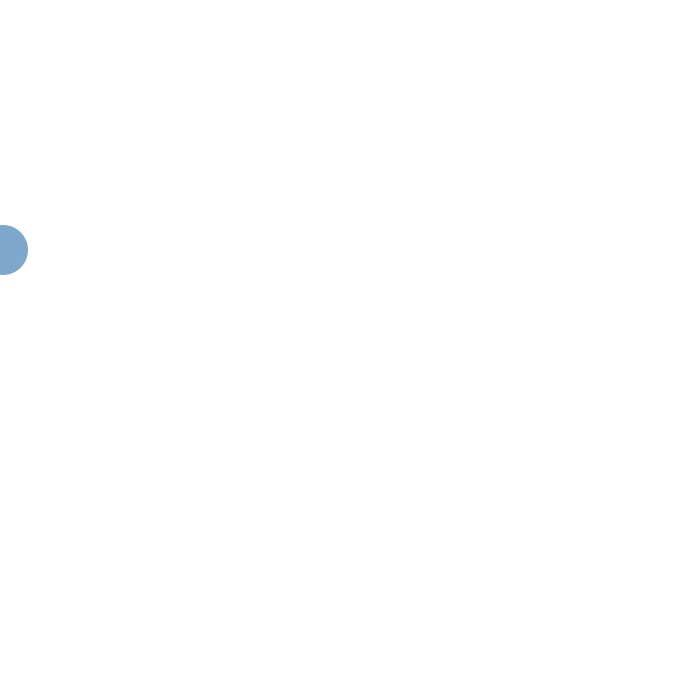
Frame 1 (no input)
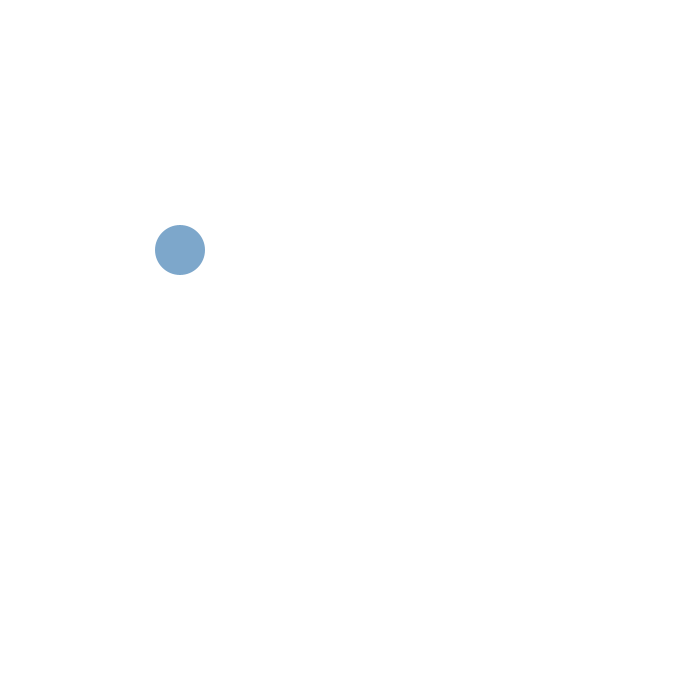
Frame 60 (the mouse pressed at the canvas centre just before this capture)
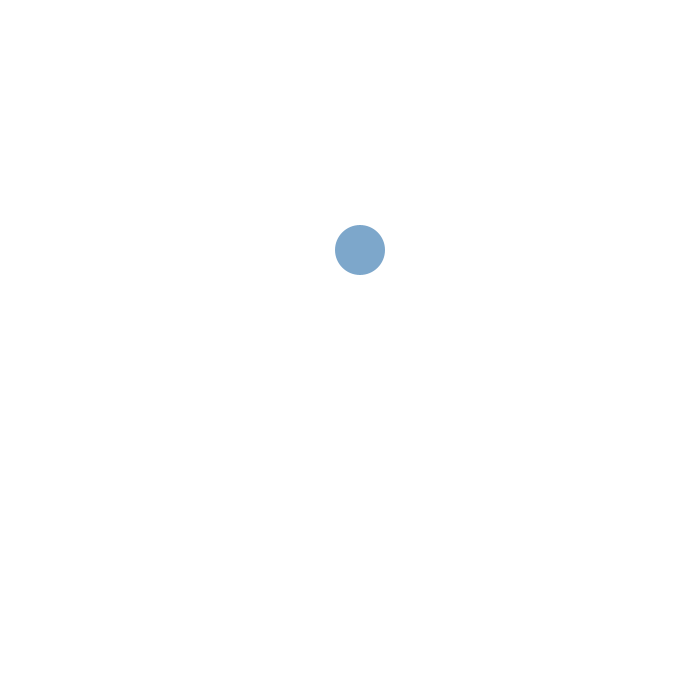
Frame 120 (the mouse held since frame 60 and released just before this capture)

The Processing sketch that drew these frames (run headless with seeded random() and noise(); from frame 60 on, the mouse is pressed at the canvas centre):

// Processing sketch: VoiceSD
// ── VoiceSD.pde
// Declarar la variable para la posición

int posX; // posición en X
int posY; // posición en Y
boolean FueraDelCanvas = false;

void setup(){
  size(700, 700);
}

void draw(){
  background(255);
  println(FueraDelCanvas);
  
  // Declaramos el valor de la variable x
  posX = posX + 3;
  
  //Declaramos el valor de la varaible Y
  //posY = posY + 3;
  
  if (posX > width){
    //FueraDelCanvas = true;
    //println(FueraDelCanvas);
    posX = posX - 3;
  }
  else {
  }
  
  // Color
  fill(125, 167, 203);
  // Contorno
  noStroke();
  
  ellipse(posX, 250, 50, 50); // Se mueve tanto en X como en Y
  
 
}
